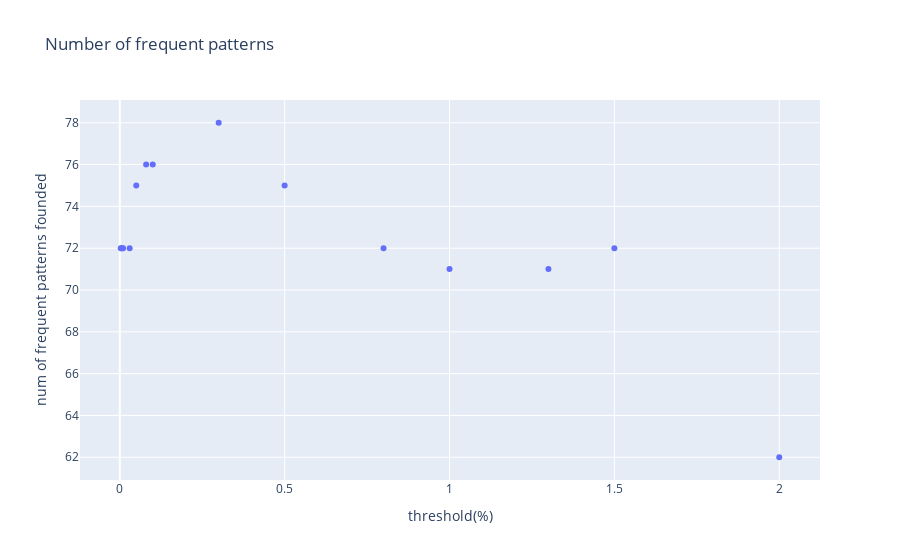

The cell this chart's notebook holds for it:
### Code cell
fig2

### Figure 1 — Plotly figure (JSON) as saved in the notebook; plotly's stock layout.template omitted (floating-point values rounded to 4 significant figures)
{"data": [{"hovertemplate": "threshold(%)=%{x}<br>num of frequent patterns founded=%{y}<extra></extra>", "legendgroup": "", "marker": {"color": "#636efa", "symbol": "circle"}, "mode": "markers", "name": "", "orientation": "v", "showlegend": false, "type": "scatter", "x": [0.003, 0.005, 0.008, 0.01, 0.03, 0.05, 0.08, 0.1, 0.3, 0.5, 0.8, 1, 1.3, 1.5, 2], "xaxis": "x", "y": [72, 72, 72, 72, 72, 75, 76, 76, 78, 75, 72, 71, 71, 72, 62], "yaxis": "y"}], "layout": {"legend": {"tracegroupgap": 0}, "title": {"text": "Number of frequent patterns"}, "xaxis": {"anchor": "y", "domain": [0, 1], "title": {"text": "threshold(%)"}}, "yaxis": {"anchor": "x", "domain": [0, 1], "title": {"text": "num of frequent patterns founded"}}}}
